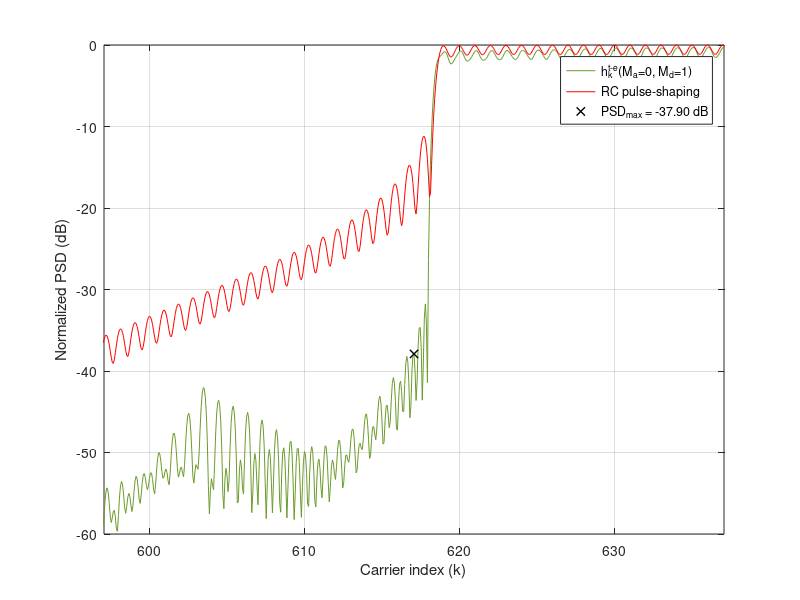

MATLAB code for this plot: (Note: this script raises an error after producing the figure.)
clear,
%% %%%%%%%%%%%%%%%%%%%%%%%%%%%%%%%%%%%%%%%%%%%%%%%%%%%%%%%%%%
% %                 LOAD THE PARAMETERS                   % %
%%%%%%%%%%%%%%%%%%%%%%%%%%%%%%%%%%%%%%%%%%%%%%%%%%%%%%%%%% %%
addpath('../../data/Fig2')
load('Fig2_Parameters_for_5G_NR_Ma_0_Md_1.mat');

Fsob = OFDM_param.Fsob; % Upsampling factor 
% Upsample in time-domain
N = OFDM_param.N*Fsob;
Ngi = OFDM_param.Ngi*Fsob;
b = (OFDM_param.b+1)*Fsob-1;
L = OFDM_param.L*Fsob;
Ms = OFDM_param.Ms;
g = OFDM_param.g;
us = OFDM_param.us;
ue = OFDM_param.ue;

ur = us + ue;

Pd = GenPulse_param.Pd;
Pd_todas = GenPulse_param.Pd_todas;
Paic = GenPulse_param.Paic;
Ptk = GenPulse_param.Ptk;
R_aic = GenPulse_param.R_aic;
R_tk = GenPulse_param.R_tk;
NexTemp_a = GenPulse_param.NexTemp_a;
NexTemp_d = GenPulse_param.NexTemp_d;
cell_coef_lim = GenPulse_param.cell_coef_lim;



%% %%%%%%%%%%%%%%%%%%%%%%%%%%%%%%%%%%%%%%%%%%%%%%%%%%%%%%%%%%
%            OBTAIN THE PULSES IN THE SCENARIO            % %
%%%%%%%%%%%%%%%%%%%%%%%%%%%%%%%%%%%%%%%%%%%%%%%%%%%%%%%%%% %%

h_k = zeros((NexTemp_a+NexTemp_d+1)*L+b, N); % Matrix containing the proposed pulses
vn=(0:L+b-1)'-Ngi;  % Dicrete time axis vector

aic_k = zeros((NexTemp_a+NexTemp_d+1)*L+b, N);  % Matrix containing the AIC term
t_k = zeros((NexTemp_a+NexTemp_d+1)*L+b, N);    % Matrix containing the AST term

% Obtain h_k for every data carrier
for ind_k = 1:length(Pd)

    % % AIC terms
    %%%%%%%%%%%%%%%%%%%%%%%%%%%%%%%%%%
    % Central term
    Pc = exp(1j*2*pi/N*repmat(vn,1,length(Paic{ind_k})).*repmat(Paic{ind_k}.',length(vn),1)).*repmat(g.',1,length(Paic{ind_k}));
    % Advanced and delayed terms
    for ind_m = -NexTemp_a:NexTemp_d
        if ind_m ~= 0 % Skip the central term
            Pc = [Pc, exp(1j*2*pi/N*repmat(vn,1,length(Paic{ind_k})).*repmat(Paic{ind_k}.',length(vn),1)).*repmat(g.',1,length(Paic{ind_k}))]; % Concatenamos las columnas de los tonos AIC de los Ma+Md+1 pulsos
        end
    end

    aic_temp = Pc*diag(R_aic{ind_k});
    aic_k((NexTemp_a*L+1):(NexTemp_a+1)*L+b,Pd(ind_k)+N/2+1) = sum(aic_temp(:,1:length(Paic{ind_k})),2);    % CENTRAL TERM
    
    m_temp = 0;
    for ind_m = -NexTemp_a:NexTemp_d;                                                                       % ADVANCED AND DELAYED TERMS
        if ind_m ~= 0 % Skip the central terms
            aic_k(((NexTemp_a+ind_m)*L+1):((NexTemp_a+ind_m+1)*L+b),Pd(ind_k)+N/2+1) = aic_k(((NexTemp_a+ind_m)*L+1):((NexTemp_a+ind_m+1)*L+b),Pd(ind_k)+N/2+1) + sum(aic_temp(:,(length(Paic{ind_k})*(1+m_temp)) + (1:length(Paic{ind_k}))),2);
            m_temp = m_temp+1;
        end
    end
    
    % % AST terms
    %%%%%%%%%%%%%%%%%%%%%%%%%%%%%%%%%%
    % Central term
    Ts = exp(1j*2*pi/N*repmat(vn,1,length(Ptk{ind_k})).*repmat(Ptk{ind_k}.',length(vn),1)).*repmat(us.',1,length(Ptk{ind_k}));
    Te = exp(1j*2*pi/N*repmat(vn,1,length(Ptk{ind_k})).*repmat(Ptk{ind_k}.',length(vn),1)).*repmat(ue.',1,length(Ptk{ind_k}));
    T = [Ts, Te];
    
    % Advanced and delayed terms
    for ind_m = -NexTemp_a:-1;
        T = [T, Ts];
    end
    for ind_m=1:NexTemp_d;
        T = [T, Te];
    end
    t_k_temp = T*diag(R_tk{ind_k});

    t_k(((NexTemp_a)*L+1):((NexTemp_a+1))*L+b,Pd(ind_k)+N/2+1) = sum(t_k_temp(:,1:2*length(Ptk{ind_k})),2);

    m_temp = 0;
    for ind_m = -NexTemp_a:-1;
            t_k(((NexTemp_a+ind_m)*L+1):(NexTemp_a+ind_m+1)*L+b,Pd(ind_k)+N/2+1) = t_k(((NexTemp_a+ind_m)*L+1):(NexTemp_a+ind_m+1)*L+b,Pd(ind_k)+N/2+1) + sum(t_k_temp(:,(2*length(Ptk{ind_k})+m_temp*length(Ptk{ind_k})) + (1:length(Ptk{ind_k}))),2);
            m_temp = m_temp + 1;
    end
    for ind_m = 1:NexTemp_d;
            t_k(((NexTemp_a+ind_m)*L+1):(NexTemp_a+ind_m+1)*L+b,Pd(ind_k)+N/2+1) = t_k(((NexTemp_a+ind_m)*L+1):(NexTemp_a+ind_m+1)*L+b,Pd(ind_k)+N/2+1) + sum(t_k_temp(:,(2*length(Ptk{ind_k})+m_temp*length(Ptk{ind_k})) + (1:length(Ptk{ind_k}))),2);
            m_temp = m_temp + 1;
    end
end

h_k = aic_k + t_k;

p_k_conv = exp(1j*(2*pi/N)*repmat(vn,1,length(Pd_todas)).*repmat(Pd_todas.',length(vn),1)).*repmat(g.',1,length(Pd_todas));

h_k(NexTemp_a*L + (1:L+b),Pd_todas+N/2+1) = h_k(NexTemp_a*L + (1:L+b),Pd_todas+N/2+1) + p_k_conv;


%% %%%%%%%%%%%%%%%%%%%%%%%%%%%%%%%%%%%%%%%%%%%%%%%%%%%%%%%%%%
% %     REPRESENTATION OF THE PULSES IN THE SCENARIO      % %
%%%%%%%%%%%%%%%%%%%%%%%%%%%%%%%%%%%%%%%%%%%%%%%%%%%%%%%%%% %%

% Obtain the PSD
H_k = fft(h_k,N*Ms);
P_k = fft(p_k_conv,N*Ms);

psd_H = fftshift(sum(abs(H_k).^2,2));
psd_P = fftshift(sum(abs(P_k).^2,2));

x = (-N*Ms/2:N*Ms/2-1)/(Ms);
indices = find(ismember(x,[-N/2,N/2-1]));
indices = indices(1):1:indices(2);

x = x+N/2;
y_h = 10*log10(psd_H/max(psd_H));
y_p = 10*log10(psd_P/max(psd_P));

PSD_max = max(max(y_h(find(x>Pd_todas(end)+N/2+1.67))), max(y_h(find(x<Pd_todas(1)+N/2-1.67)))); %% PSD_MAX IS SOUGHT BEYOND THE 0.67 SCS GUARD BAND THAT IS LEFT BY EACH SIDE
x_PSD_max = x(find(y_h==PSD_max));

% Fig 2 (ITU-T Rec. G9960 Ma=0,Md=1)
figure,
plot(x(indices),y_h(indices), 'DisplayName', 'h_k^{t-e}(M_a=0, M_d=1)', 'Color', "#6B9B2B"); hold on; grid on;
plot(x(indices),y_p(indices), 'DisplayName', 'RC pulse-shaping', 'Color', 'r');
plot(x_PSD_max, PSD_max, 'Marker', 'x', 'Color', 'k', 'LineStyle', 'none','LineWidth',1, 'DisplayName', ['PSD_{max} = ', num2str(PSD_max, '%.2f'), ' dB'])
xlabel('Carrier index (k)'); ylabel('Normalized PSD (dB)'); legend('show')
xlim(x_PSD_max+[-20,20]); ylim([-60,0])


%% %%%%%%%%%%%%%%%%%%%%%%%%%%%%
% %     CLARIFYING NOTE     % %
%%%%%%%%%%%%%%%%%%%%%%%%%%%% %%

NOTE = ['NOTE: The maximum number of RB that can be used in a 5 MHz channel is 25, which is equivalent to 4.5 MHz (SCS = 15 kHz).',...
    ' That leaves a 500 kHz guard band, 250 kHz by each side of the transmission band.',...
    ' If this guard band is reduced by repurposing those carriers that were previously assigned to it for data transmission, it can be reduced by up to 16 subcarriers, leaving a residual guard band 10 kHz wide (2/3 of an SCS).',...
    ' Hence, the PSD peak can be sought beyond that guard band, which is 1.67 SCS beyond the outermost transmitting subcarrier by each end of the passband.'];
wrapped_NOTE = textwrap({NOTE}, 70);
disp('##################################################################################')
fprintf('\n')
disp(wrapped_NOTE)
disp('##################################################################################')